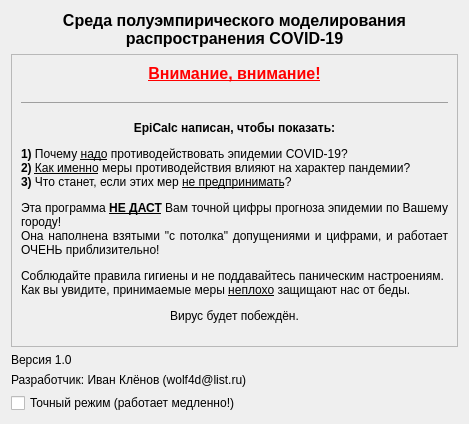
      <widget class="QWidget" name="tab_3">
       <attribute name="title">
        <string>О программе</string>
       </attribute>
       <layout class="QVBoxLayout" name="verticalLayout_4">
        <item>
         <layout class="QHBoxLayout" name="horizontalLayout_4">
          <item>
           <widget class="QLabel" name="label_34">
            <property name="maximumSize">
             <size>
              <width>64</width>
              <height>64</height>
             </size>
            </property>
            <property name="text">
             <string/>
            </property>
            <property name="pixmap">
             <pixmap resource="resources.qrc">:/res/icon.png</pixmap>
            </property>
            <property name="scaledContents">
             <bool>true</bool>
            </property>
           </widget>
          </item>
          <item>
           <widget class="QLabel" name="label_2">
            <property name="sizePolicy">
             <sizepolicy hsizetype="Preferred" vsizetype="Preferred">
              <horstretch>1</horstretch>
              <verstretch>0</verstretch>
             </sizepolicy>
            </property>
            <property name="text">
             <string>&lt;html&gt;&lt;head/&gt;&lt;body&gt;&lt;p align=&quot;center&quot;&gt;&lt;span style=&quot; font-size:12pt; font-weight:600;&quot;&gt;Среда полуэмпирического моделирования&lt;br/&gt;распространения COVID-19&lt;/span&gt;&lt;/p&gt;&lt;/body&gt;&lt;/html&gt;</string>
            </property>
           </widget>
          </item>
          <item>
           <widget class="QLabel" name="label_35">
            <property name="maximumSize">
             <size>
              <width>64</width>
              <height>64</height>
             </size>
            </property>
            <property name="text">
             <string/>
            </property>
            <property name="pixmap">
             <pixmap resource="resources.qrc">:/res/icon.png</pixmap>
            </property>
            <property name="scaledContents">
             <bool>true</bool>
            </property>
           </widget>
          </item>
         </layout>
        </item>
        <item>
         <widget class="QFrame" name="frame_2">
          <property name="sizePolicy">
           <sizepolicy hsizetype="Preferred" vsizetype="Preferred">
            <horstretch>0</horstretch>
            <verstretch>5</verstretch>
           </sizepolicy>
          </property>
          <property name="frameShape">
           <enum>QFrame::StyledPanel</enum>
          </property>
          <property name="frameShadow">
           <enum>QFrame::Sunken</enum>
          </property>
          <layout class="QVBoxLayout" name="verticalLayout_6">
           <item>
            <widget class="QLabel" name="label_disclaimer">
             <property name="text">
              <string>&lt;html&gt;&lt;head/&gt;&lt;body&gt;&lt;p align=&quot;center&quot;&gt;&lt;span style=&quot; font-size:12pt; font-weight:600; text-decoration: underline; color:#ff0000;&quot;&gt;Внимание, внимание!&lt;/span&gt;&lt;/p&gt;&lt;hr/&gt;&lt;p align=&quot;center&quot;&gt;&lt;span style=&quot; font-weight:600;&quot;&gt;EpiCalc написан, чтобы показать:&lt;/span&gt;&lt;/p&gt;&lt;p align=&quot;justify&quot;&gt;&lt;span style=&quot; font-weight:600;&quot;&gt;1)&lt;/span&gt; Почему &lt;span style=&quot; text-decoration: underline;&quot;&gt;надо&lt;/span&gt; противодействовать эпидемии COVID-19?&lt;br/&gt;&lt;span style=&quot; font-weight:600;&quot;&gt;2) &lt;/span&gt;&lt;span style=&quot; text-decoration: underline;&quot;&gt;Как именно&lt;/span&gt; меры противодействия влияют на характер пандемии?&lt;br/&gt;&lt;span style=&quot; font-weight:600;&quot;&gt;3)&lt;/span&gt; Что станет, если этих мер &lt;span style=&quot; text-decoration: underline;&quot;&gt;не предпринимать&lt;/span&gt;?&lt;/p&gt;&lt;p align=&quot;justify&quot;&gt;Эта программа &lt;span style=&quot; font-weight:600; text-decoration: underline;&quot;&gt;НЕ ДАСТ&lt;/span&gt; Вам точной цифры прогноза эпидемии по Вашему городу! &lt;br/&gt;Она наполнена взятыми &amp;quot;с потолка&amp;quot; допущениями и цифрами, и работает ОЧЕНЬ приблизительно!&lt;/p&gt;&lt;p&gt;Соблюдайте правила гигиены и не поддавайтесь паническим настроениям. &lt;br/&gt;Как вы увидите, принимаемые меры &lt;span style=&quot; text-decoration: underline;&quot;&gt;неплохо&lt;/span&gt; защищают нас от беды. &lt;/p&gt;&lt;p align=&quot;center&quot;&gt;Вирус будет побеждён.&lt;br/&gt;&lt;/p&gt;&lt;/body&gt;&lt;/html&gt;</string>
             </property>
             <property name="wordWrap">
              <bool>true</bool>
             </property>
            </widget>
           </item>
          </layout>
         </widget>
        </item>
        <item>
         <widget class="QLabel" name="label_31">
          <property name="text">
           <string>Версия 1.0</string>
          </property>
         </widget>
        </item>
        <item>
         <widget class="QLabel" name="label_32">
          <property name="text">
           <string>Разработчик: Иван Клёнов (wolf4d@list.ru)</string>
          </property>
         </widget>
        </item>
        <item>
         <widget class="QCheckBox" name="checkBox_moreMath">
          <property name="toolTip">
           <string>&lt;html&gt;&lt;head/&gt;&lt;body&gt;&lt;p&gt;В этом режиме вероятность рассчитывается не с использованием генератора псевдослучайных числе, а с использованием более сложного и медленного (зато точного) вихря Мерсенна.&lt;/p&gt;&lt;/body&gt;&lt;/html&gt;</string>
          </property>
          <property name="text">
           <string>Точный режим (работает медленно!)</string>
          </property>
         </widget>
        </item>
       </layout>
      </widget>
